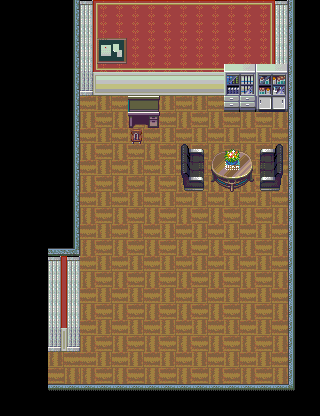

This game map was drawn from its Tiled (.tmx) file and the tilesets committed beside it. A one-line description and the trimmed map source follow:
An orthogonal 20x26 tile map with 16x16 px tiles, 3 tile layers (Base, Base2, MonoUe), 3 tilesets and 13 objects.

<map version="1.0" orientation="orthogonal" renderorder="right-down" width="20" height="26" tilewidth="16" tileheight="16" nextobjectid="16">
 <tileset firstgid="1" name="ST-MsionR-I01" tilewidth="16" tileheight="16" tilecount="1984" columns="16">
  <image source="ST-MsionR-I01.png" trans="aa55ff" width="256" height="1990" />
 </tileset>
 <tileset firstgid="1985" name="ed4" tilewidth="16" tileheight="16" tilecount="480" columns="30">
  <image source="ed4.png" width="480" height="256" />
 </tileset>
 <tileset firstgid="2465" name="school1_2" tilewidth="16" tileheight="16" tilecount="480" columns="30">
  <image source="school1_2.png" width="480" height="256" />
 </tileset>
 <layer name="Base" width="20" height="26">
  <properties>
   <property name="z" value="-11" />
  </properties>
  <data>[520 cells, 328 non-empty, 40 distinct tile ids]</data>
 </layer>
 <layer name="Base2" width="20" height="26">
  <properties>
   <property name="z" value="-11" />
  </properties>
  <data>[520 cells, 58 non-empty, 7 distinct tile ids]</data>
 </layer>
 <layer name="MonoUe" width="20" height="26">
  <properties>
   <property name="z" value="-11" />
  </properties>
  <data>[520 cells, 42 non-empty, 42 distinct tile ids]</data>
 </layer>
 <objectgroup name="collision">
  <object id="1" x="288" y="0" width="32" height="416" />
  <object id="2" x="0" y="384" width="288" height="32" />
  <object id="4" x="0" y="0" width="80" height="352" />
  <object id="6" x="80" y="0" width="208" height="96" />
  <object id="7" x="224" y="96" width="64" height="16" />
  <object id="8" x="128" y="96" width="32" height="32" />
  <object id="9" x="176" y="144" width="112" height="48" />
 </objectgroup>
 <objectgroup name="item">
  <object id="10" x="96" y="32" width="32" height="32">
   <properties>
    <property name="objID" value="1516" />
   </properties>
  </object>
 </objectgroup>
 <objectgroup name="event">
  <object id="11" x="288" y="0" width="32" height="32">
   <properties>
    <property name="EventID" value="1" />
    <property name="trigger" value="0" />
   </properties>
  </object>
  <object id="12" x="96" y="64" width="32" height="32">
   <properties>
    <property name="EventID" value="3" />
    <property name="trigger" value="2" />
   </properties>
  </object>
  <object id="13" x="288" y="32" width="32" height="32">
   <properties>
    <property name="EventID" value="4" />
    <property name="trigger" value="3" />
   </properties>
  </object>
  <object id="14" x="16" y="352" width="32" height="32">
   <properties>
    <property name="EventID" value="5" />
    <property name="trigger" value="1" />
   </properties>
  </object>
  <object id="15" x="224" y="96" width="64" height="16">
   <properties>
    <property name="EventID" value="6" />
    <property name="trigger" value="2" />
   </properties>
  </object>
 </objectgroup>
</map>
